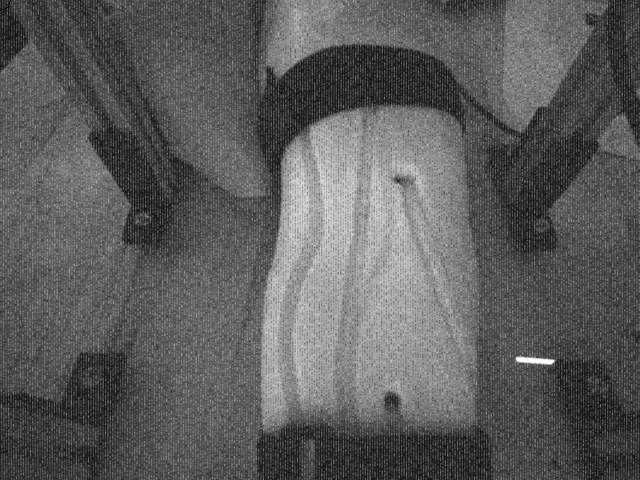
#> input picture Vein/fake_arm_0.png, 640 x 480 px
$ python vein_seg.py   (older library calls are emulated)
#> lines starting #> are read from the running program, lines starting #| are printed output that depends on the picture; after the words box and inside, x2 and y2 are one past the last pixel; in counts of white or black regions, pixels touching at a corner belong together
import numpy as np
import glob
import matplotlib.pyplot as plt
import skimage.io
import skimage.color
import skimage.filters
from skimage.draw import circle_perimeter
from skimage.transform import probabilistic_hough_line
from skimage.feature import canny
from skimage.morphology import disk
from skimage.morphology import (erosion, dilation, opening, closing,  # noqa
                                white_tophat)
from skimage.util import img_as_float, img_as_ubyte
from skimage import measure
from skimage.measure import LineModelND, ransac
from sklearn.cluster import DBSCAN
import sys

# for debugging arrays
np.set_printoptions(threshold=sys.maxsize)

# load the image
image = skimage.io.imread("fake_arm_0.png")
#> image is the input picture: shape (480, 640); min 0, max 255, mean 92.7
gray_image = skimage.color.rgb2gray(image)

def generateROIImg(img, x1, y1, x2, y2):
#> called with x1 = 200, y1 = 280, x2 = 300, y2 = 400
    mask = np.zeros((x2-x1, y2-y1))
    for i in range(x1, x2):
        for j in range(y1, y2):
            mask[i-x1, j-y1] = img[i, j]
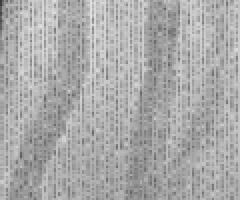
#> mask: shape (100, 120) float64 (shown 2 times larger); min 58, max 225, mean 170
    return mask

mask_rtx = 200
mask_rty = 280
mask_lbx = 300
mask_lby = 400

ROI_img = generateROIImg(gray_image, mask_rtx, mask_rty, mask_lbx, mask_lby)

ns = 10 # median filter blur window
blurred_ROI = skimage.filters.median(ROI_img, selem=np.ones((ns, ns)))
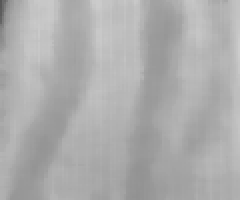
#> blurred_ROI: shape (100, 120) float64 (shown 2 times larger); min 86, max 204, mean 172.9

# [22 lines of commented-out code are left out]


vein_mask_thresh = 160
binary_ROI = blurred_ROI < vein_mask_thresh
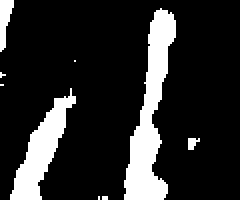
#> binary_ROI: shape (100, 120) bool (shown 2 times larger); 16.4% white; 9 white regions (5 under 20 px), largest, box (x1, y1, x2, y2) and area: (62, 4, 88, 100) 1131, (5, 44, 38, 100) 680, (0, 0, 7, 26) 110, (94, 69, 100, 75) 25

# [5 lines of commented-out code are left out]
masked_ROI = blurred_ROI * binary_ROI
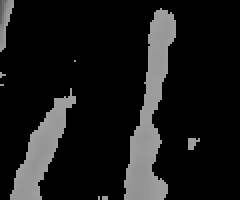
#> masked_ROI: shape (100, 120) float64 (shown 2 times larger); min 0, max 159, mean 25.1

indices = np.dstack(np.indices(masked_ROI.shape))
indices_flat = np.reshape(indices, [-1,2])
masked_ROI_flat = np.reshape(masked_ROI, [-1,1])
#> masked_ROI_flat = 12000 values, max 159 at index 366, min 0 at index 7, mean 25.06
xy_pixels = np.hstack((masked_ROI_flat, indices_flat))

db = DBSCAN(eps=10, min_samples=100, metric = 'euclidean',algorithm ='auto').fit(xy_pixels)
core_coord = np.unravel_index(db.core_sample_indices_, masked_ROI.shape)
#> core_coord = 11665 positions, rows 0 to 99, columns 0 to 119
cluster_map = img_as_float(np.zeros_like(blurred_ROI))
labels = db.labels_
#> labels = 12000 values, max 2 at index 5315, min -1 at index 0, mean 0.195
label_img = np.reshape(labels, masked_ROI.shape)
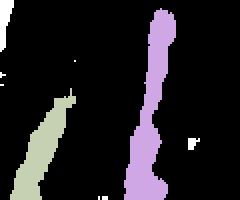
#> label_img: shape (100, 120) int64 (shown 2 times larger); 4 distinct labels, from -1 to 2; one colour per label, 0 black, -1 white
cluster_map[label_img==0] = 0
cluster_map[label_img==1] = 0.5
cluster_map[label_img==2] = 1

# knowing label_img == 1 is the biggest cluster
max_clus_indices = np.where(label_img==1)
#> max_clus_indices = 1131 positions, rows 4 to 99, columns 62 to 87
x = np.array(max_clus_indices[1])
#> x = 1131 values, max 87 at index 56, min 62 at index 921, mean 74.83
y = np.array(max_clus_indices[0])
#> y = 1131 values from 4 to 99
clus_data = np.column_stack([x, y])
#> clus_data = 1131 pairs, first value 62 to 87, second value 4 to 99
# clus_data = 1
# print(clus_data)
# fit line using all data
model = LineModelND()
model.estimate(clus_data)
print(clus_data.shape)
#| (1131, 2)

# robustly fit line only using inlier data with RANSAC algorithm
model_robust, inliers = ransac(clus_data, LineModelND, min_samples=2,
                               residual_threshold=1, max_trials=1000)
outliers = inliers == False

# generate coordinates of estimated models
line_x = np.arange(0, 250)
line_y = model.predict_y(line_x)
line_y_robust = model_robust.predict_y(line_x)
#> line_y_robust = 250 values, max 348.9 at index 0, min -646.9 at index 249, mean -149
print(line_x)
print(line_y)

line_vec = [line_x[1]-line_x[0], line_y[1]-line_y[0]]
x_axis_vec = [0, line_y[1]-line_y[0]]
print(line_vec)
print(x_axis_vec)

def unit_vector(vector):
    """ Returns the unit vector of the vector.  """
    return vector / np.linalg.norm(vector)

def angle_between(v1, v2):
    """ Returns the angle in radians between vectors 'v1' and 'v2'::

            >>> angle_between((1, 0, 0), (0, 1, 0))
            1.5707963267948966
            >>> angle_between((1, 0, 0), (1, 0, 0))
            0.0
            >>> angle_between((1, 0, 0), (-1, 0, 0))
            3.141592653589793
    """
    v1_u = unit_vector(v1)
    v2_u = unit_vector(v2)
    return np.arccos(np.clip(np.dot(v1_u, v2_u), -1.0, 1.0))

yaw_angle = angle_between(line_vec, x_axis_vec) # in radians
print(yaw_angle)


# [12 lines of commented-out code are left out]
n_clusters_ = len(set(labels)) - (1 if -1 in labels else 0)
#> n_clusters_ = 3
n_noise_ = list(labels).count(-1)
#> n_noise_ = 151

print("Estimated number of clusters: %d" % n_clusters_)
#| Estimated number of clusters: 3
print("Estimated number of noise points: %d" % n_noise_)
#| Estimated number of noise points: 151


# Display the image and plot all contours found
fig, ([[ax1, ax2, ax3], [ax4, ax5, ax6]]) = plt.subplots(2, 3)
ax1.imshow(gray_image, cmap=plt.cm.gray)
ax2.imshow(blurred_ROI, cmap=plt.cm.gray)
ax3.imshow(binary_ROI, cmap=plt.cm.gray)
ax4.imshow(masked_ROI, cmap=plt.cm.gray)
ax5.imshow(cluster_map, cmap=plt.cm.gray)
ax6.imshow(cluster_map, cmap=plt.cm.gray)
ax6.plot(line_x, line_y, '-k', label='Line model from all data')

'''
# draw circles around insertion point
selected_point = insert_candidates[0]
rr, cc = circle_perimeter(selected_point[0], selected_point[1], 3)
# selection = img_as_ubyte(selection)
cand_points[rr, cc] = 1

# hough line detection
edges = canny(selection, 3)
lines = probabilistic_hough_line(edges, threshold=5, line_length=20,
                                 line_gap=3)

# Find contours at a constant value of 0.8
contours = measure.find_contours(selection, 0.4)

fig, ax = plt.subplots()
for contour in contours:
    ax.plot(contour[:, 1], contour[:, 0], linewidth=2)

ax.axis('image')
ax.set_xticks([])
ax.set_yticks([])


for line in lines:
    p0, p1 = line
    ax3.plot((p0[0], p1[0]), (p0[1], p1[1]))
ax3.set_xlim((0, image.shape[1]))
ax3.set_ylim((image.shape[0], 0))

'''

plt.show()
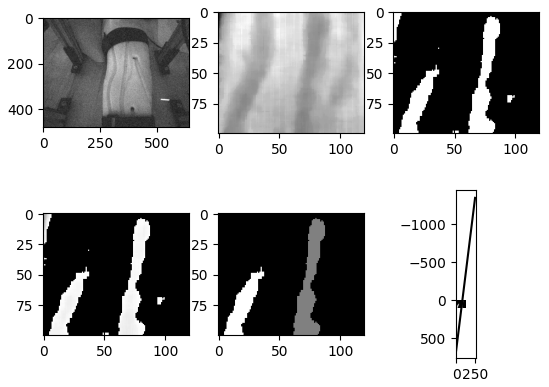
#> figure drawn by matplotlib, 6 panels
